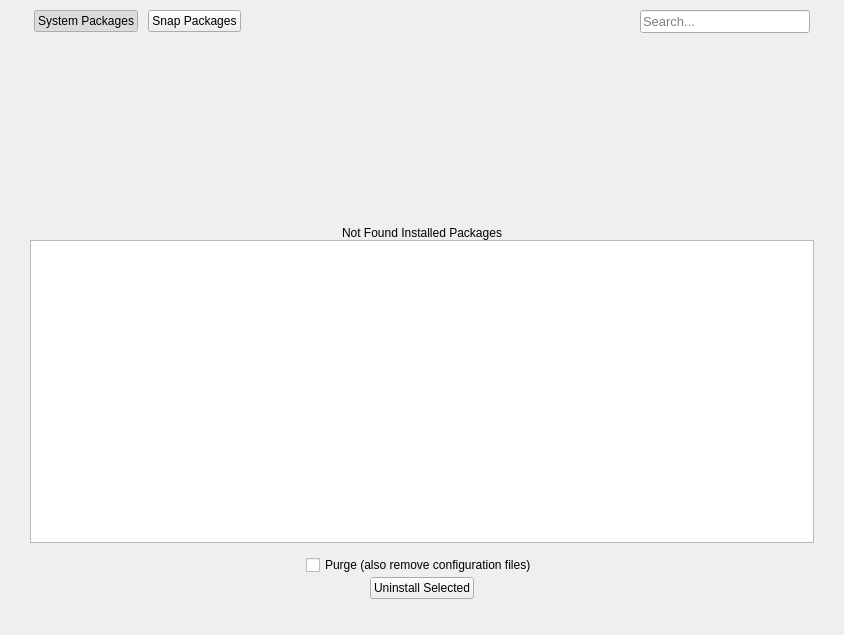
<?xml version="1.0" encoding="UTF-8"?>
<ui version="4.0">
 <class>UninstallerPage</class>
 <widget class="QWidget" name="UninstallerPage">
  <property name="geometry">
   <rect>
    <x>0</x>
    <y>0</y>
    <width>844</width>
    <height>635</height>
   </rect>
  </property>
  <property name="windowTitle">
   <string>Uninstaller</string>
  </property>
  <layout class="QGridLayout" name="gridLayout">
   <property name="leftMargin">
    <number>30</number>
   </property>
   <property name="topMargin">
    <number>5</number>
   </property>
   <property name="rightMargin">
    <number>30</number>
   </property>
   <property name="bottomMargin">
    <number>20</number>
   </property>
   <property name="horizontalSpacing">
    <number>0</number>
   </property>
   <property name="verticalSpacing">
    <number>2</number>
   </property>
   <item row="2" column="0" colspan="3">
    <widget class="QStackedWidget" name="stackedWidget">
     <property name="currentIndex">
      <number>0</number>
     </property>
     <widget class="QWidget" name="pageSystemPackages">
      <layout class="QGridLayout" name="gridLayout_2">
       <property name="leftMargin">
        <number>0</number>
       </property>
       <property name="topMargin">
        <number>0</number>
       </property>
       <property name="rightMargin">
        <number>0</number>
       </property>
       <property name="bottomMargin">
        <number>0</number>
       </property>
       <property name="spacing">
        <number>0</number>
       </property>
       <item row="0" column="0">
        <widget class="QWidget" name="notFoundWidget" native="true">
         <property name="sizePolicy">
          <sizepolicy hsizetype="Preferred" vsizetype="Expanding">
           <horstretch>0</horstretch>
           <verstretch>0</verstretch>
          </sizepolicy>
         </property>
         <property name="minimumSize">
          <size>
           <width>0</width>
           <height>200</height>
          </size>
         </property>
         <property name="maximumSize">
          <size>
           <width>16777215</width>
           <height>200</height>
          </size>
         </property>
         <property name="accessibleName">
          <string>notFoundWidget</string>
         </property>
         <property name="styleSheet">
          <string notr="true"/>
         </property>
         <layout class="QVBoxLayout" name="notFoundLayout">
          <property name="spacing">
           <number>0</number>
          </property>
          <property name="leftMargin">
           <number>0</number>
          </property>
          <property name="topMargin">
           <number>0</number>
          </property>
          <property name="rightMargin">
           <number>0</number>
          </property>
          <property name="bottomMargin">
           <number>0</number>
          </property>
          <item>
           <widget class="QLabel" name="lblNotFound">
            <property name="sizePolicy">
             <sizepolicy hsizetype="Preferred" vsizetype="Expanding">
              <horstretch>0</horstretch>
              <verstretch>0</verstretch>
             </sizepolicy>
            </property>
            <property name="text">
             <string>Not Found Installed Packages</string>
            </property>
            <property name="alignment">
             <set>Qt::AlignBottom|Qt::AlignHCenter</set>
            </property>
           </widget>
          </item>
         </layout>
        </widget>
       </item>
       <item row="1" column="0">
        <widget class="QTreeWidget" name="treeWidgetPackages">
         <property name="font">
          <font>
           <family>Ubuntu</family>
           <pointsize>10</pointsize>
          </font>
         </property>
         <property name="focusPolicy">
          <enum>Qt::NoFocus</enum>
         </property>
         <property name="styleSheet">
          <string notr="true"/>
         </property>
         <property name="editTriggers">
          <set>QAbstractItemView::NoEditTriggers</set>
         </property>
         <property name="selectionMode">
          <enum>QAbstractItemView::NoSelection</enum>
         </property>
         <property name="iconSize">
          <size>
           <width>20</width>
           <height>20</height>
          </size>
         </property>
         <property name="indentation">
          <number>20</number>
         </property>
         <property name="headerHidden">
          <bool>true</bool>
         </property>
         <property name="columnCount">
          <number>1</number>
         </property>
         <column>
          <property name="text">
           <string notr="true">1</string>
          </property>
         </column>
        </widget>
       </item>
      </layout>
     </widget>
     <widget class="QWidget" name="pageSnapPackages">
      <layout class="QGridLayout" name="gridLayout_3">
       <property name="leftMargin">
        <number>0</number>
       </property>
       <property name="topMargin">
        <number>0</number>
       </property>
       <property name="rightMargin">
        <number>0</number>
       </property>
       <property name="bottomMargin">
        <number>0</number>
       </property>
       <property name="spacing">
        <number>0</number>
       </property>
       <item row="0" column="0">
        <widget class="QWidget" name="notFoundWidget_2" native="true">
         <property name="sizePolicy">
          <sizepolicy hsizetype="Preferred" vsizetype="Expanding">
           <horstretch>0</horstretch>
           <verstretch>0</verstretch>
          </sizepolicy>
         </property>
         <property name="minimumSize">
          <size>
           <width>0</width>
           <height>200</height>
          </size>
         </property>
         <property name="maximumSize">
          <size>
           <width>16777215</width>
           <height>200</height>
          </size>
         </property>
         <property name="accessibleName">
          <string>notFoundWidget</string>
         </property>
         <property name="styleSheet">
          <string notr="true"/>
         </property>
         <layout class="QVBoxLayout" name="notFoundLayout_2">
          <property name="spacing">
           <number>0</number>
          </property>
          <property name="leftMargin">
           <number>0</number>
          </property>
          <property name="topMargin">
           <number>0</number>
          </property>
          <property name="rightMargin">
           <number>0</number>
          </property>
          <property name="bottomMargin">
           <number>0</number>
          </property>
          <item>
           <widget class="QLabel" name="lblNotFoundSnap">
            <property name="sizePolicy">
             <sizepolicy hsizetype="Preferred" vsizetype="Expanding">
              <horstretch>0</horstretch>
              <verstretch>0</verstretch>
             </sizepolicy>
            </property>
            <property name="text">
             <string>Not Found Installed Packages</string>
            </property>
            <property name="alignment">
             <set>Qt::AlignBottom|Qt::AlignHCenter</set>
            </property>
           </widget>
          </item>
         </layout>
        </widget>
       </item>
       <item row="1" column="0">
        <widget class="QListWidget" name="listWidgetSnapPackages">
         <property name="font">
          <font>
           <family>Ubuntu</family>
           <pointsize>10</pointsize>
          </font>
         </property>
         <property name="focusPolicy">
          <enum>Qt::NoFocus</enum>
         </property>
         <property name="styleSheet">
          <string notr="true"/>
         </property>
         <property name="autoScrollMargin">
          <number>10</number>
         </property>
         <property name="editTriggers">
          <set>QAbstractItemView::NoEditTriggers</set>
         </property>
         <property name="selectionMode">
          <enum>QAbstractItemView::NoSelection</enum>
         </property>
         <property name="selectionBehavior">
          <enum>QAbstractItemView::SelectRows</enum>
         </property>
         <property name="iconSize">
          <size>
           <width>20</width>
           <height>20</height>
          </size>
         </property>
         <property name="textElideMode">
          <enum>Qt::ElideMiddle</enum>
         </property>
         <property name="spacing">
          <number>4</number>
         </property>
         <property name="uniformItemSizes">
          <bool>false</bool>
         </property>
        </widget>
       </item>
      </layout>
     </widget>
    </widget>
   </item>
   <item row="6" column="0" colspan="3" alignment="Qt::AlignHCenter|Qt::AlignBottom">
    <widget class="QLabel" name="lblLoadingUninstaller">
     <property name="sizePolicy">
      <sizepolicy hsizetype="Minimum" vsizetype="Fixed">
       <horstretch>0</horstretch>
       <verstretch>0</verstretch>
      </sizepolicy>
     </property>
     <property name="text">
      <string notr="true"/>
     </property>
    </widget>
   </item>
   <item row="3" column="0" colspan="3">
    <spacer name="verticalSpacer">
     <property name="orientation">
      <enum>Qt::Vertical</enum>
     </property>
     <property name="sizeType">
      <enum>QSizePolicy::Fixed</enum>
     </property>
     <property name="sizeHint" stdset="0">
      <size>
       <width>0</width>
       <height>10</height>
      </size>
     </property>
    </spacer>
   </item>
   <item row="4" column="0" colspan="3" alignment="Qt::AlignHCenter">
    <widget class="QCheckBox" name="chkPurge">
     <property name="text">
      <string>Purge (also remove configuration files)</string>
     </property>
     <property name="cursor">
      <cursorShape>PointingHandCursor</cursorShape>
     </property>
    </widget>
   </item>
   <item row="5" column="0" colspan="3" alignment="Qt::AlignHCenter">
    <widget class="QPushButton" name="btnUninstall">
     <property name="enabled">
      <bool>true</bool>
     </property>
     <property name="font">
      <font>
       <family>Ubuntu</family>
      </font>
     </property>
     <property name="cursor">
      <cursorShape>PointingHandCursor</cursorShape>
     </property>
     <property name="focusPolicy">
      <enum>Qt::NoFocus</enum>
     </property>
     <property name="accessibleName">
      <string notr="true">primary</string>
     </property>
     <property name="styleSheet">
      <string notr="true"/>
     </property>
     <property name="text">
      <string>Uninstall Selected</string>
     </property>
    </widget>
   </item>
   <item row="1" column="0" colspan="3">
    <widget class="QWidget" name="nav" native="true">
     <layout class="QHBoxLayout" name="horizontalLayout">
      <property name="spacing">
       <number>10</number>
      </property>
      <property name="leftMargin">
       <number>4</number>
      </property>
      <property name="topMargin">
       <number>5</number>
      </property>
      <property name="rightMargin">
       <number>4</number>
      </property>
      <property name="bottomMargin">
       <number>5</number>
      </property>
      <item>
       <widget class="QPushButton" name="btnSystemPackages">
        <property name="cursor">
         <cursorShape>PointingHandCursor</cursorShape>
        </property>
        <property name="focusPolicy">
         <enum>Qt::NoFocus</enum>
        </property>
        <property name="text">
         <string>System Packages</string>
        </property>
        <property name="checkable">
         <bool>true</bool>
        </property>
        <property name="checked">
         <bool>true</bool>
        </property>
        <attribute name="buttonGroup">
         <string notr="true">navBtnGroup</string>
        </attribute>
       </widget>
      </item>
      <item>
       <widget class="QPushButton" name="btnSnapPackages">
        <property name="cursor">
         <cursorShape>PointingHandCursor</cursorShape>
        </property>
        <property name="focusPolicy">
         <enum>Qt::NoFocus</enum>
        </property>
        <property name="text">
         <string>Snap Packages</string>
        </property>
        <property name="checkable">
         <bool>true</bool>
        </property>
        <attribute name="buttonGroup">
         <string notr="true">navBtnGroup</string>
        </attribute>
       </widget>
      </item>
      <item>
       <spacer name="horizontalSpacer">
        <property name="orientation">
         <enum>Qt::Horizontal</enum>
        </property>
        <property name="sizeHint" stdset="0">
         <size>
          <width>40</width>
          <height>20</height>
         </size>
        </property>
       </spacer>
      </item>
      <item>
       <widget class="QLineEdit" name="txtPackageSearch">
        <property name="minimumSize">
         <size>
          <width>170</width>
          <height>0</height>
         </size>
        </property>
        <property name="maximumSize">
         <size>
          <width>170</width>
          <height>16777215</height>
         </size>
        </property>
        <property name="font">
         <font>
          <pointsize>10</pointsize>
         </font>
        </property>
        <property name="focusPolicy">
         <enum>Qt::StrongFocus</enum>
        </property>
        <property name="styleSheet">
         <string notr="true"/>
        </property>
        <property name="placeholderText">
         <string>Search...</string>
        </property>
       </widget>
      </item>
     </layout>
    </widget>
   </item>
  </layout>
 </widget>
 <resources/>
 <connections/>
 <buttongroups>
  <buttongroup name="navBtnGroup"/>
 </buttongroups>
</ui>
